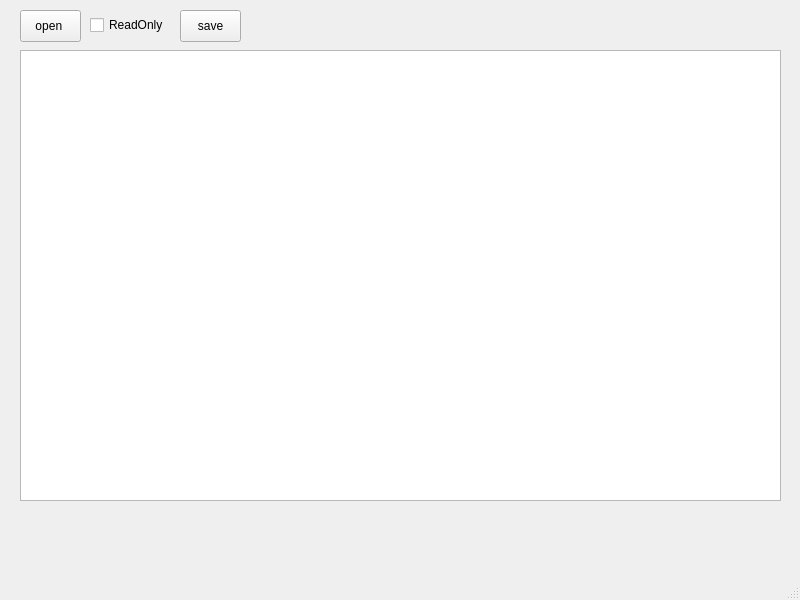
<?xml version="1.0" encoding="UTF-8"?>
<ui version="4.0">
 <class>MainWindow</class>
 <widget class="QMainWindow" name="MainWindow">
  <property name="geometry">
   <rect>
    <x>0</x>
    <y>0</y>
    <width>800</width>
    <height>600</height>
   </rect>
  </property>
  <property name="windowTitle">
   <string>MainWindow</string>
  </property>
  <widget class="QWidget" name="centralwidget">
   <widget class="QPlainTextEdit" name="tsk1_plainTextEdit">
    <property name="geometry">
     <rect>
      <x>20</x>
      <y>50</y>
      <width>761</width>
      <height>451</height>
     </rect>
    </property>
   </widget>
   <widget class="QPushButton" name="tsk1_open">
    <property name="geometry">
     <rect>
      <x>20</x>
      <y>10</y>
      <width>61</width>
      <height>32</height>
     </rect>
    </property>
    <property name="text">
     <string>open </string>
    </property>
   </widget>
   <widget class="QPushButton" name="tsk1_save">
    <property name="geometry">
     <rect>
      <x>180</x>
      <y>10</y>
      <width>61</width>
      <height>32</height>
     </rect>
    </property>
    <property name="text">
     <string>save</string>
    </property>
   </widget>
   <widget class="QCheckBox" name="checkBox_RO">
    <property name="geometry">
     <rect>
      <x>90</x>
      <y>15</y>
      <width>85</width>
      <height>20</height>
     </rect>
    </property>
    <property name="text">
     <string>ReadOnly</string>
    </property>
   </widget>
  </widget>
  <widget class="QMenuBar" name="menubar">
   <property name="geometry">
    <rect>
     <x>0</x>
     <y>0</y>
     <width>800</width>
     <height>22</height>
    </rect>
   </property>
  </widget>
  <widget class="QStatusBar" name="statusbar"/>
 </widget>
 <resources/>
 <connections/>
</ui>
